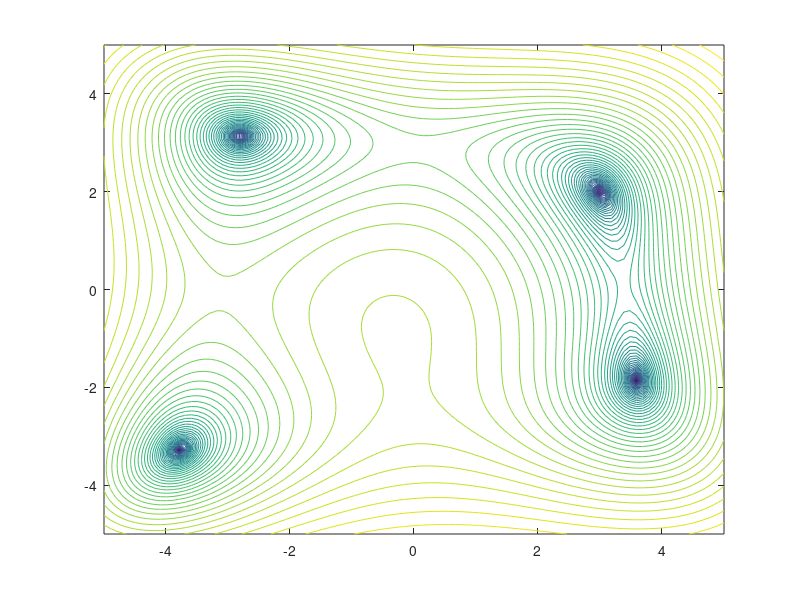

Write the MATLAB code that produced this figure. (Note: this script raises an error after producing the figure.)
clear all
clc
format long

xMin=-5;
xMax=5;
deltaTime=1;
vMax=(xMax-xMin)/deltaTime;
numberOfParticles=30;
numberOfVariables=2;
alpha = 1;
c1 = 2;
c2 = 2;
numberOfIterations=100;
a=0.01;
initialInertiaWeight = 1.4;
lowerBoundInertiaWeight = 0.4;
beta = 0.97;

%plot minimum of function
coordinates = linspace(-5,5);
[X, Y] = meshgrid(coordinates, coordinates);
Z = log(a + (X.^2+Y-11).^2+(X+Y.^2-7).^2);

figure
contour(X, Y, Z,60)
hold on;

%initializing particles and velocities
positions=InitializePositions(xMin,xMax,numberOfParticles,numberOfVariables);
velocities=InitializeVelocities(xMin,xMax,alpha,deltaTime,numberOfParticles,numberOfVariables);


functionValueOfParticle=zeros(numberOfParticles,1);

functionValueOfBestParticle=zeros(numberOfParticles, 1);
positionOfBestParticle=zeros(numberOfParticles,numberOfVariables);

functionValueGlobalParticle=zeros(numberOfParticles,numberOfVariables);
positionOfGlobalBestParticle=zeros(1,2);

%initialize initial inertia weight in order to reduce it in each iteration
inertiaWeight=initialInertiaWeight;


for i=1:numberOfIterations
    
    for j=1:numberOfParticles
        particles = positions(j,:);
        functionValueOfParticle= EvaluateFunction(particles);
        functionValueOfBestParticle=EvaluateFunction(positionOfBestParticle(j,:));
        functionValueGlobalParticle=EvaluateFunction(positionOfGlobalBestParticle);
        
        %update xpb
        if functionValueOfParticle < functionValueOfBestParticle
            positionOfBestParticle(j,:)=particles;
        end
        
        %update xsb
        if functionValueOfParticle < functionValueGlobalParticle
            positionOfGlobalBestParticle = particles;
        end
    end
    
    %update velocities and positions
    positions=UpdatePositions(positions,velocities,deltaTime);
    velocities=UpdateVelocities(velocities,positions,positionOfBestParticle,positionOfGlobalBestParticle,c1,c2,vMax,inertiaWeight,deltaTime);
    
    for k=1:numberOfParticles
        for l=1:numberOfVariables
            if velocities(k,l) > vMax
                velocities(k,l) = vMax;
            elseif velocities(k,l)< -vMax
                velocities(k,l) = -vMax;
            end
        end
    end
    
    
    %update inertia weigths
    inertiaWeight=UpdateInertiaWeigths(inertiaWeight,beta,lowerBoundInertiaWeight);
   
end
disp('Positions of the global best particle:')
disp(positionOfGlobalBestParticle)
disp('Functionvalue of the global best particle:')
disp(functionValueGlobalParticle)


scatter(positionOfGlobalBestParticle(1),positionOfGlobalBestParticle(2),'o', 'MarkerFaceColor', 'r')
hold off
     
        
     